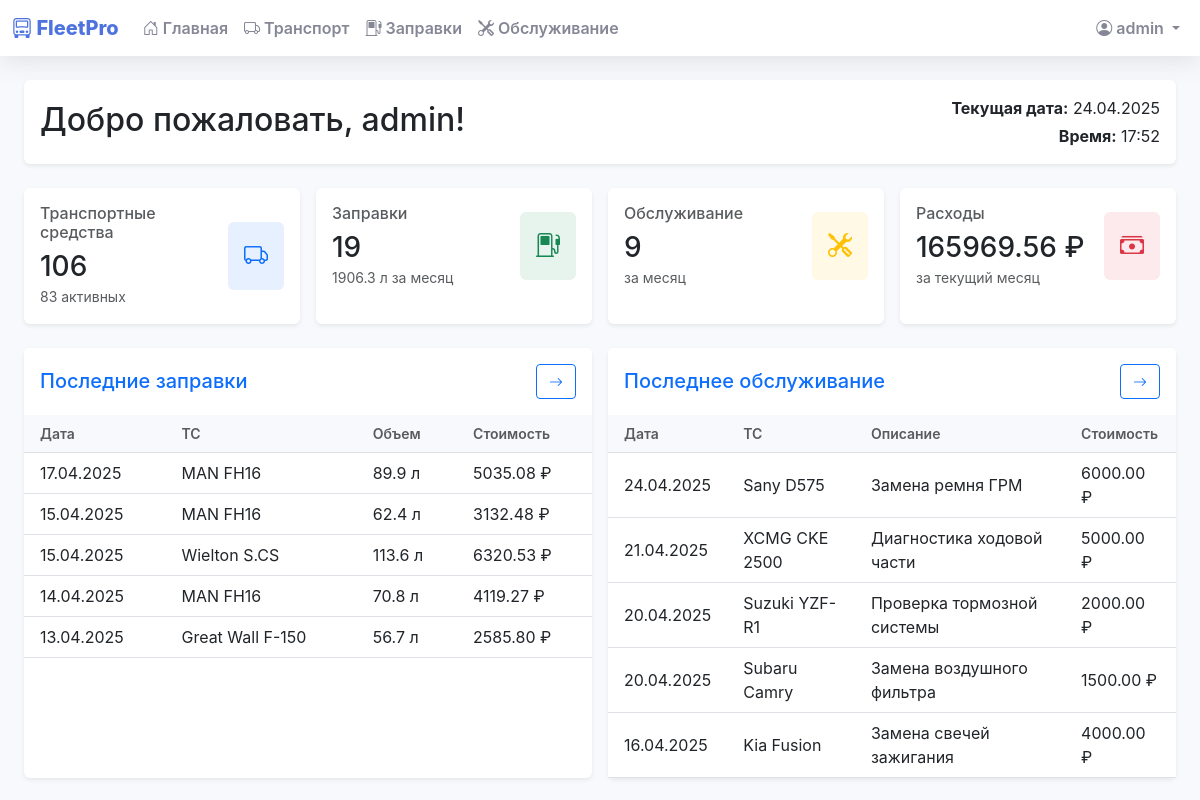
Screenshot of / (signed in) with the database file from the repository.
### models.py (models this page shows, shortened)
class User(db.Model, UserMixin):
    id = db.Column(db.Integer, primary_key=True)
    username = db.Column(db.String(80), unique=True, nullable=False)
    password = db.Column(db.String(120), nullable=False)
    role = db.Column(db.String(20), nullable=False, default='user')
    email = db.Column(db.String(120), unique=True, nullable=False)
    phone = db.Column(db.String(20), nullable=False)
    created_at = db.Column(db.DateTime, default=datetime.utcnow)

class FuelRecord(db.Model):
    id = db.Column(db.Integer, primary_key=True)
    vehicle_id = db.Column(db.Integer, db.ForeignKey('vehicle.id'), nullable=False)
    date = db.Column(db.DateTime, nullable=False, default=datetime.utcnow)
    fuel_quantity = db.Column(db.Float, nullable=False)
    fuel_cost = db.Column(db.Float, nullable=False)
    mileage = db.Column(db.Float, nullable=False)
    fuel_type = db.Column(db.String(20), nullable=False)  # Тип топлива (АИ-92, АИ-95, ДТ и т.д.)
    notes = db.Column(db.Text)  # Добавляем поле для заметок
    created_at = db.Column(db.DateTime, default=datetime.utcnow)

class Vehicle(db.Model):
    id = db.Column(db.Integer, primary_key=True)
    name = db.Column(db.String(100), nullable=False)
    type = db.Column(db.String(50), nullable=False)
    plate = db.Column(db.String(20), unique=True, nullable=False)
    brand = db.Column(db.String(50), nullable=False)
    vin = db.Column(db.String(50), unique=True, nullable=False)
    status = db.Column(db.String(20), nullable=False)
    year = db.Column(db.Integer)
    mileage = db.Column(db.Float, default=0)
    last_maintenance_date = db.Column(db.DateTime)
    next_maintenance_date = db.Column(db.DateTime)
    created_at = db.Column(db.DateTime, default=datetime.utcnow)
    fuel_records = db.relationship('FuelRecord', backref='vehicle', lazy=True)
    maintenance_records = db.relationship('MaintenanceRecord', backref='vehicle', lazy=True)

class MaintenanceRecord(db.Model):
    id = db.Column(db.Integer, primary_key=True)
    vehicle_id = db.Column(db.Integer, db.ForeignKey('vehicle.id'), nullable=False)
    date = db.Column(db.DateTime, nullable=False)
    description = db.Column(db.Text, nullable=False)
    mileage = db.Column(db.Float, nullable=False)
    cost = db.Column(db.Float)
    next_maintenance_mileage = db.Column(db.Float)
    created_at = db.Column(db.DateTime, default=datetime.utcnow)

### app.py (the view)
@app.route('/')
@login_required
def index():
    current_date = datetime.now()
    total_vehicles = Vehicle.query.count()
    active_vehicles = Vehicle.query.filter_by(status='active').count()
    maintenance_vehicles = Vehicle.query.filter_by(status='maintenance').count()
    inactive_vehicles = Vehicle.query.filter_by(status='inactive').count()
    start_of_month = datetime.now().replace(day=1, hour=0, minute=0, second=0, microsecond=0)
    total_fuelings = FuelRecord.query.filter(FuelRecord.date >= start_of_month).count()
    total_fuel_volume = db.session.query(db.func.sum(FuelRecord.fuel_quantity)).filter(FuelRecord.date >= start_of_month).scalar() or 0
    total_maintenance = MaintenanceRecord.query.filter(MaintenanceRecord.date >= start_of_month).count()
    total_expenses = (db.session.query(db.func.sum(FuelRecord.fuel_cost)).filter(FuelRecord.date >= start_of_month).scalar() or 0) + \
                    (db.session.query(db.func.sum(MaintenanceRecord.cost)).filter(MaintenanceRecord.date >= start_of_month).scalar() or 0)
    recent_fuelings = FuelRecord.query.order_by(FuelRecord.date.desc()).limit(5).all()
    recent_maintenance = MaintenanceRecord.query.order_by(MaintenanceRecord.date.desc()).limit(5).all()
    return render_template('index.html',
                         total_vehicles=total_vehicles,
                         active_vehicles=active_vehicles,
                         maintenance_vehicles=maintenance_vehicles,
                         inactive_vehicles=inactive_vehicles,
                         total_fuelings=total_fuelings,
                         total_fuel_volume=total_fuel_volume,
                         total_maintenance=total_maintenance,
                         total_expenses=total_expenses,
                         recent_fuelings=recent_fuelings,
                         recent_maintenance=recent_maintenance,
                         current_date=current_date)

### app.py (called while the page is built)
@login_manager.user_loader
def load_user(user_id):
    return User.query.get(int(user_id))

### templates/index.html (shortened to what this page needs)
{% extends "base.html" %}
{% block content %}
<div class="container-fluid">
    <div class="row mb-4">
        <div class="col-12">
            <div class="card border-0 shadow-sm">
                <div class="card-body">
                    <div class="d-flex justify-content-between align-items-center">
                        <div>
                            <h2 class="mb-1">Добро пожаловать, {{ current_user.username }}!</h2>
                        </div>
                        <div class="text-end">
                            <p class="mb-1"><strong>Текущая дата:</strong> {{ current_date.strftime('%d.%m.%Y') }}</p>
                            <p class="mb-0"><strong>Время:</strong> {{ current_date.strftime('%H:%M') }}</p>
                        </div>
                    </div>
                </div>
            </div>
        </div>
    </div>
    <div class="row g-3 mb-4">
        <div class="col-md-3">
            <div class="card border-0 shadow-sm h-100">
                <div class="card-body">
                    <div class="d-flex justify-content-between align-items-center">
                        <div>
                            <h6 class="text-muted mb-2">Транспортные средства</h6>
                            <h3 class="mb-0">{{ total_vehicles }}</h3>
                            <small class="text-muted">{{ active_vehicles }} активных</small>
                        </div>
                        <div class="bg-primary bg-opacity-10 p-3 rounded">
                            <i class="bi bi-truck text-primary fs-4"></i>
                        </div>
                    </div>
                </div>
            </div>
        </div>
        <div class="col-md-3">
            <div class="card border-0 shadow-sm h-100">
                <div class="card-body">
                    <div class="d-flex justify-content-between align-items-center">
                        <div>
                            <h6 class="text-muted mb-2">Заправки</h6>
                            <h3 class="mb-0">{{ total_fuelings }}</h3>
                            <small class="text-muted">{{ "%.1f"|format(total_fuel_volume) }} л за месяц</small>
                        </div>
                        <div class="bg-success bg-opacity-10 p-3 rounded">
                            <i class="bi bi-fuel-pump text-success fs-4"></i>
                        </div>
                    </div>
                </div>
            </div>
        </div>
        <div class="col-md-3">
            <div class="card border-0 shadow-sm h-100">
                <div class="card-body">
                    <div class="d-flex justify-content-between align-items-center">
                        <div>
                            <h6 class="text-muted mb-2">Обслуживание</h6>
                            <h3 class="mb-0">{{ total_maintenance }}</h3>
                            <small class="text-muted">за месяц</small>
                        </div>
                        <div class="bg-warning bg-opacity-10 p-3 rounded">
                            <i class="bi bi-tools text-warning fs-4"></i>
                        </div>
                    </div>
                </div>
            </div>
        </div>
        <div class="col-md-3">
            <div class="card border-0 shadow-sm h-100">
                <div class="card-body">
                    <div class="d-flex justify-content-between align-items-center">
                        <div>
                            <h6 class="text-muted mb-2">Расходы</h6>
                            <h3 class="mb-0">{{ "%.2f"|format(total_expenses) }} ₽</h3>
                            <small class="text-muted">за текущий месяц</small>
                        </div>
                        <div class="bg-danger bg-opacity-10 p-3 rounded">
                            <i class="bi bi-cash-stack text-danger fs-4"></i>
                        </div>
                    </div>
                </div>
            </div>
        </div>
    </div>
    <div class="row g-3">
        <div class="col-md-6">
            <div class="card border-0 shadow-sm h-100">
                <div class="card-header bg-white border-0 py-3">
                    <div class="d-flex justify-content-between align-items-center">
                        <h5 class="mb-0 text-primary">Последние заправки</h5>
                        <a href="{{ url_for('fuel') }}" class="btn btn-outline-primary btn-sm">
                            <i class="bi bi-arrow-right"></i>
                        </a>
                    </div>
                </div>
                <div class="card-body p-0">
                    <div class="table-responsive">
                        <table class="table table-hover table-sm align-middle mb-0">
                            <thead class="bg-light">
                                <tr>
                                    <th class="py-2 px-3 small text-muted">Дата</th>
                                    <th class="py-2 px-3 small text-muted">ТС</th>
                                    <th class="py-2 px-3 small text-muted">Объем</th>
                                    <th class="py-2 px-3 small text-muted">Стоимость</th>
                                </tr>
                            </thead>
                            <tbody>
                                {% for fueling in recent_fuelings %}
                                <tr>
                                    <td class="py-2 px-3">{{ fueling.date.strftime('%d.%m.%Y') }}</td>
                                    <td class="py-2 px-3">{{ fueling.vehicle.name }}</td>
                                    <td class="py-2 px-3">{{ "%.1f"|format(fueling.fuel_quantity) }} л</td>
                                    <td class="py-2 px-3">{{ "%.2f"|format(fueling.fuel_cost) }} ₽</td>
                                </tr>
                                {% endfor %}
                            </tbody>
                        </table>
                    </div>
                </div>
            </div>
        </div>
        <div class="col-md-6">
            <div class="card border-0 shadow-sm h-100">
                <div class="card-header bg-white border-0 py-3">
                    <div class="d-flex justify-content-between align-items-center">
                        <h5 class="mb-0 text-primary">Последнее обслуживание</h5>
                        <a href="{{ url_for('maintenance') }}" class="btn btn-outline-primary btn-sm">
                            <i class="bi bi-arrow-right"></i>
                        </a>
                    </div>
                </div>
                <div class="card-body p-0">
                    <div class="table-responsive">
                        <table class="table table-hover table-sm align-middle mb-0">
                            <thead class="bg-light">
                                <tr>
                                    <th class="py-2 px-3 small text-muted">Дата</th>
                                    <th class="py-2 px-3 small text-muted">ТС</th>
                                    <th class="py-2 px-3 small text-muted">Описание</th>
                                    <th class="py-2 px-3 small text-muted">Стоимость</th>
                                </tr>
                            </thead>
                            <tbody>
                                {% for maintenance in recent_maintenance %}
                                <tr>
                                    <td class="py-2 px-3">{{ maintenance.date.strftime('%d.%m.%Y') }}</td>
                                    <td class="py-2 px-3">{{ maintenance.vehicle.name }}</td>
                                    <td class="py-2 px-3">{{ maintenance.description[:30] }}{% if maintenance.description|length > 30 %}...{% endif %}</td>
                                    <td class="py-2 px-3">{{ "%.2f"|format(maintenance.cost) }} ₽</td>
                                </tr>
                                {% endfor %}
                            </tbody>
                        </table>
                    </div>
                </div>
            </div>
        </div>
    </div>
</div>
{% endblock %}

### templates/base.html (shortened to what this page needs)
<!DOCTYPE html>
<html lang="ru">
<head>
    <link href="https://cdn.jsdelivr.net/npm/bootstrap@5.3.0/dist/css/bootstrap.min.css" rel="stylesheet">
    <link rel="stylesheet" href="https://cdn.jsdelivr.net/npm/bootstrap-icons@1.11.0/font/bootstrap-icons.css">
</head>
<body>
    {% if current_user.is_authenticated %}
    <nav class="navbar navbar-expand-lg navbar-light mb-4">
        <div class="container-fluid">
            <span class="navbar-brand">
                <i class="bi bi-truck-front"></i> FleetPro
            </span>
            <div class="collapse navbar-collapse" id="navbarNav">
                <ul class="navbar-nav me-auto">
                    <li class="nav-item">
                        <a class="nav-link" href="{{ url_for('index') }}">
                            <i class="bi bi-house-door"></i> Главная
                        </a>
                    </li>
                    <li class="nav-item">
                        <a class="nav-link" href="{{ url_for('vehicles_list') }}">
                            <i class="bi bi-truck"></i> Транспорт
                        </a>
                    </li>
                    <li class="nav-item">
                        <a class="nav-link" href="{{ url_for('fuel') }}">
                            <i class="bi bi-fuel-pump"></i> Заправки
                        </a>
                    </li>
                    <li class="nav-item">
                        <a class="nav-link" href="{{ url_for('maintenance') }}">
                            <i class="bi bi-tools"></i> Обслуживание
                        </a>
                    </li>
                </ul>
                <ul class="navbar-nav">
                    <li class="nav-item dropdown">
                        <a class="nav-link dropdown-toggle" href="#" id="navbarDropdown" role="button" data-bs-toggle="dropdown">
                            <i class="bi bi-person-circle"></i> {{ current_user.username }}
                        </a>
                    </li>
                </ul>
            </div>
        </div>
    </nav>
    {% endif %}
    <div class="container-fluid">
        {% block content %}{% endblock %}
    </div>
</body>
</html>

### templates/base.html (style rules this page uses)
:root { --primary-color: #4e73df; --secondary-color: #858796; --success-color: #1cc88a; --info-color: #36b9cc; --warning-color: #f6c23e; --danger-color: #e74a3b; --light-color: #f8f9fc; --dark-color: #5a5c69; }
body { background-color: #f8f9fc; font-family: 'Nunito', -apple-system, BlinkMacSystemFont, "Segoe UI", Roboto, "Helvetica Neue", Arial, sans-serif; }
.navbar { background-color: #fff; box-shadow: 0 0.15rem 1.75rem 0 rgba(58, 59, 69, 0.15); }
.navbar-brand { font-weight: 800; color: var(--primary-color); }
.nav-link { color: var(--secondary-color); font-weight: 600; }
.card { border: none; box-shadow: 0 0.15rem 1.75rem 0 rgba(58, 59, 69, 0.15); transition: transform 0.2s; }
.card-header { background-color: #fff; border-bottom: 1px solid #e3e6f0; }
.table { margin-bottom: 0; }
.table th { font-weight: 600; color: var(--secondary-color); background-color: #f8f9fc; }
.btn { font-weight: 600; padding: 0.375rem 0.75rem; }

### rows the page displays
User: username "admin"
FuelRecord: date "17.04.2025", vehicle.name "MAN FH16", fuel_quantity "89.9", fuel_cost "5035.08"
FuelRecord: date "15.04.2025", vehicle.name "MAN FH16", fuel_quantity "62.4", fuel_cost "3132.48"
FuelRecord: date "15.04.2025", vehicle.name "Wielton S.CS", fuel_quantity "113.6", fuel_cost "6320.53"
FuelRecord: date "14.04.2025", vehicle.name "MAN FH16", fuel_quantity "70.8", fuel_cost "4119.27"
FuelRecord: date "13.04.2025", vehicle.name "Great Wall F-150", fuel_quantity "56.7", fuel_cost "2585.80"
MaintenanceRecord: date "24.04.2025", vehicle.name "Sany D575", description "Замена ремня ГРМ", cost "6000.00"
MaintenanceRecord: date "21.04.2025", vehicle.name "XCMG CKE 2500", description "Диагностика ходовой части", cost "5000.00"
MaintenanceRecord: date "20.04.2025", vehicle.name "Suzuki YZF-R1", description "Проверка тормозной системы", cost "2000.00"
MaintenanceRecord: date "20.04.2025", vehicle.name "Subaru Camry", description "Замена воздушного фильтра", cost "1500.00"
MaintenanceRecord: date "16.04.2025", vehicle.name "Kia Fusion", description "Замена свечей зажигания", cost "4000.00"

### other values shown
{{ total_vehicles }} "106"
{{ active_vehicles }} "83"
{{ total_fuelings }} "19"
{{ "%.1f"|format(total_fuel_volume) }} "1906.3"
{{ total_maintenance }} "9"
{{ "%.2f"|format(total_expenses) }} "165969.56"
